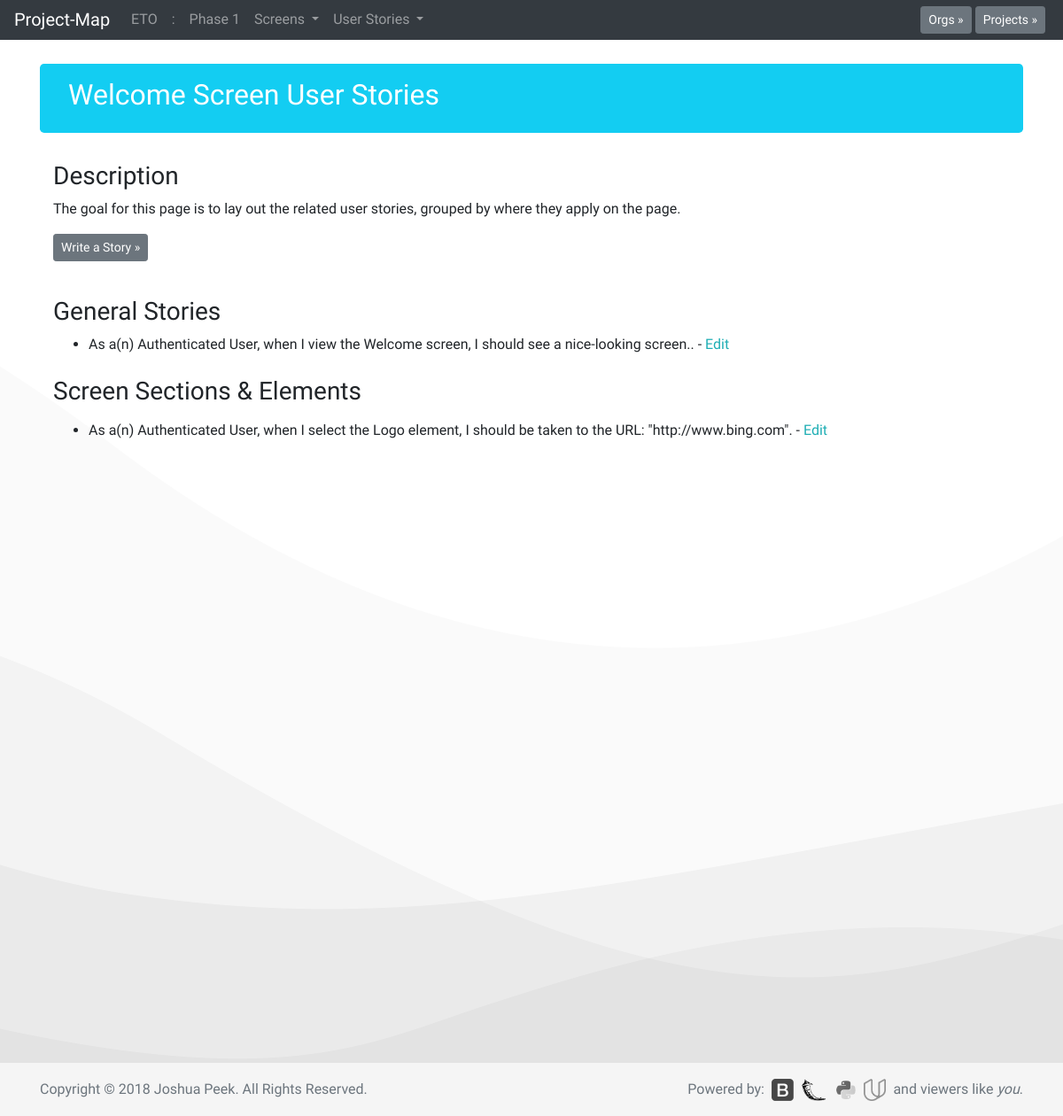
Before: /scrn1/story with the older database file.
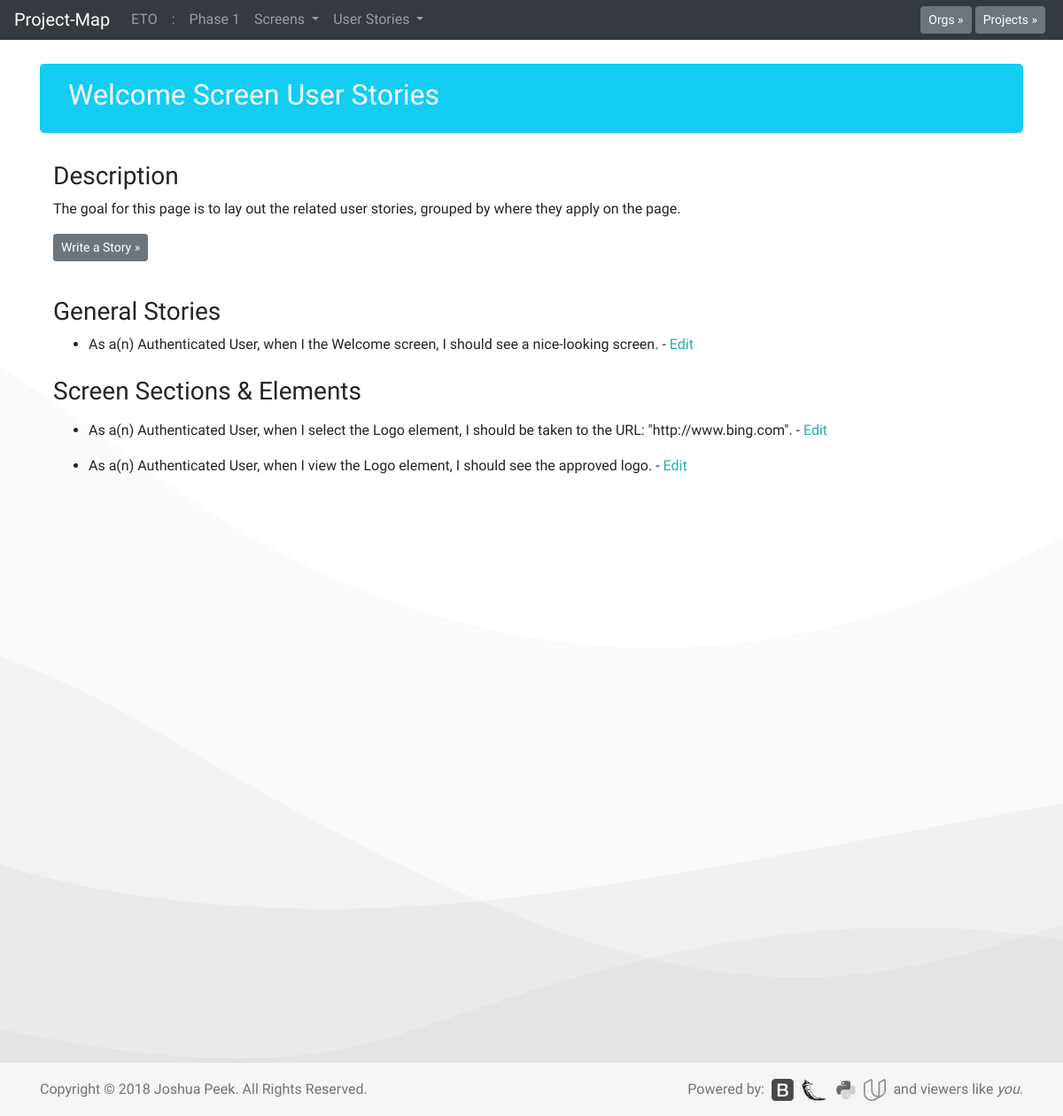
After: the same page with the newer database file.
### database_setup.py (models this page shows, shortened)
class Org(Base):
    __tablename__ = 'org'
    id = Column(Integer, primary_key=True)
    title = Column(String(250), nullable=False)
    description = Column(String(500))

class Project(Base):
    __tablename__ = 'project'
    id = Column(Integer, primary_key=True)
    title = Column(String(250), nullable=False)
    description = Column(String(500))
    org_id = Column(Integer, ForeignKey('org.id'))
    org = relationship(Org)

class Screen(Base):
    __tablename__ = 'screen'
    id = Column(Integer, primary_key=True)
    title = Column(String(250), nullable=False)
    description = Column(String(500))
    project_id = Column(Integer, ForeignKey('project.id'))
    project = relationship(Project)

class Story(Base):
    __tablename__ = 'story'
    id = Column(Integer, primary_key=True)
    expectation = Column(String(500), nullable=False)
    action = Column(String(50), nullable=False)
    hook = Column(String(10), nullable=False)
    hookID = Column(Integer, nullable=False)
    project_id = Column(Integer, ForeignKey('project.id'))
    project = relationship(Project)
    screen_id = Column(Integer, ForeignKey('screen.id'))
    screen = relationship(Screen)
    role_id = Column(Integer, ForeignKey('role.id'))
    role = relationship(Role)

class Role(Base):
    __tablename__ = 'role'
    id = Column(Integer, primary_key=True)
    title = Column(String(250), nullable=False)
    description = Column(String(500))
    authRequired = Column(String(5))
    project_id = Column(Integer, ForeignKey('project.id'))
    project = relationship(Project)

class Element(Base):
    __tablename__ = 'element'
    id = Column(Integer, primary_key=True)
    title = Column(String(250), nullable=False)
    description = Column(String(500))
    project_id = Column(Integer, ForeignKey('project.id'))
    project = relationship(Project)

### app.py (the view)
@app.route('/scrn<int:screen_id>/story')
def screenStory(screen_id):
    screen = session.query(Screen).filter_by(id=screen_id).one()
    project = session.query(Project).filter_by(id=screen.project.id).one()
    stories = session.query(Story).filter_by(screen_id=screen_id).all()
    ss = session.query(ScreenSection).filter_by(screen_id=screen_id).all()
    se = session.query(SectionElement).filter_by(project_id=project.id)
    allorgs = session.query(Org).all()
    allprojects = session.query(Project).all()
    org = session.query(Org).filter_by(id=project.org.id).one()
    projects = session.query(Project).filter_by(org_id=org.id).all()
    screens = session.query(Screen).filter_by(project_id=project.id).all()
    roles = session.query(Role).filter_by(project_id=project.id).all()
    return render_template('stories.html', screen=screen, project=project,
    stories=stories, ss=ss, se=se, allorgs=allorgs, allprojects=allprojects,
    org=org, projects=projects, screens=screens, roles=roles)

### templates/stories.html (shortened to what this page needs)
<!doctype html>
<html lang="en">
  {% include "header.html" %}
  <body>
    {% include "menu.html" %}
    <main role="main" class="container">
      <div class="jumbotron" style="padding:1rem 2rem;background-color:#13cdf2;background-image:none;">
        <h2 style="font-family: 'Rock Salt', cursive;">{{screen.title}} Screen User Stories</h2>
      </div>
<div class="container">
  <div class="row">
    <div class="col-md-12 mb-4">
      <h3>Description</h3>
      <p>The goal for this page is to lay out the related user stories,
        grouped by where they apply on the page.</p>
      <p><button type="button" class="btn btn-secondary btn-sm" data-toggle="modal" data-target="#story-composer">Write a Story &raquo;</button></p>
    </div>
  </div>
  <div class="row">
    <div class="col-md-12 mb-2">
      <h3>General Stories</h3>
      <ul>
        {% for i in stories %}
          {% if i.hook == "screen" %}
            <li>As a(n) {{i.role.title}}, when I {{i.action}} the
              {{i.screen.title}} screen, {{i.expectation}}. -
            <a href="{{url_for('editStory', story_id=i.id)}}">Edit</a></li>
          {% endif %}
        {% endfor %}
      </ul>
    </div>
  </div>
  <div class="row">
    <div class="col-md-12 mb-2">
      <h3>Screen Sections & Elements</h3>
        {% for i in ss %}
          {% for b in se %}
            {% for c in stories %}
              <ul>
                {% if c.hook == "element" %}
                  {% if c.hookID == b.element.id and b.section.id == i.section.id %}
                    <li>As a(n) {{c.role.title}}, when I {{c.action}} the
                      {{b.element.title}} element, {{c.expectation}}. -
                    <a href="{{url_for('editStory', story_id=c.id)}}">Edit</a></li>
                  {% endif %}
                {% endif %}
              </ul>
            {% endfor %}
          {% endfor %}
        {% endfor %}
    </div>
  </div>
</div>
    </main>
  {% include "footer.html" %}
  </body>
</html>

### templates/header.html (shortened to what this page needs)
<head>
  <link href="../../../../static/styles.css" rel="stylesheet">
</head>

### templates/menu.html (shortened to what this page needs)
<nav class="navbar navbar-expand-md navbar-dark fixed-top bg-dark">
  <a class="navbar-brand" href="/">Project-Map</a>
  <div class="collapse navbar-collapse" id="navbarCollapse">
    <ul class="navbar-nav mr-auto">
      {% if org is defined %}
      <li class="nav-item">
        <a class="nav-link" href="{{url_for('orgPage', org_id=org.id)}}">{{org.title}}</a>
      </li>
      {% endif %}
      {% if project is defined %}
      <li class="nav-item">
        <span class="nav-link">:</span>
      </li>
      <li class="nav-item">
        <a class="nav-link" href="{{url_for('projectPage', org_id=project.org.id,
          project_id=project.id)}}">{{project.title}}
        </a>
      </li>
      {% endif %}
      {% if screens is defined %}
      <li class="nav-item dropdown">
        <a class="nav-link dropdown-toggle" href="#" id="navbarDropdown" role="button" data-toggle="dropdown" aria-haspopup="true" aria-expanded="false">
          Screens
        </a>
      </li>
      {% endif %}
      {% if screens is defined %}
      <li class="nav-item dropdown">
        <a class="nav-link dropdown-toggle" href="#" id="navbarDropdown" role="button" data-toggle="dropdown" aria-haspopup="true" aria-expanded="false">
          User Stories
        </a>
      </li>
      {% endif %}
    </ul>
    {% if allorgs is defined %}
    <button type="button" class="btn btn-secondary btn-sm my-2 my-sm-0" data-toggle="modal" data-target="#org-select">Orgs &raquo;</button>&nbsp;
    {% endif %}
    {% if allprojects is defined %}
    <button type="button" class="btn btn-secondary btn-sm my-2 my-sm-0" data-toggle="modal" data-target="#project-select">Projects &raquo;</button>&nbsp;
    {% endif %}
  </div>
</nav>

### templates/footer.html (shortened to what this page needs)
<footer class="footer">
  <div class="container">
    <span class="text-muted">Copyright © 2018 Joshua Peek. All Rights Reserved.</span>
    <span style="float:right;">
      <span class="text-muted">Powered by:&nbsp;</span>
      <a href="https://getbootstrap.com/"><img class="grayscale" src="../../../../static/images/bootstrap.png" height="25px"></a>&nbsp;
      <a href="http://flask.pocoo.org/"><img class="grayscale" src="../../../../static/images/flask.png" height="25px"></a>&nbsp;
      <a href="https://www.python.org/"><img class="grayscale" src="../../../../static/images/python.png" height="25px"></a>&nbsp;
      <a href="https://www.udacity.com/"><img class="grayscale" src="../../../../static/images/udacity.png" height="25px"></a>&nbsp;
      <span class="text-muted"> and viewers like <i>you</i>.</span>
    </span>
  </div>
</footer>

Changed rows visible on the page:
changed Story "Welcome": expectation "I should see a nice-looking screen." → "I should see a nice-looking screen"; action "view" → (not shown)
added Story: role "Authenticated User", action "view", {{ b.element.title }} "Logo", expectation "I should see the approved logo"
